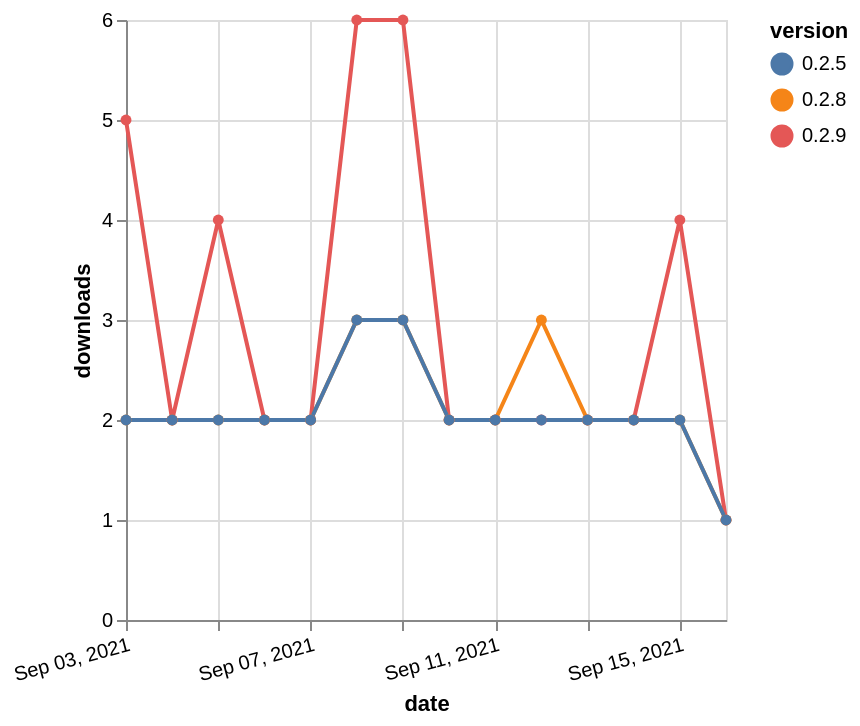

Specify this chart in Vega-Lite:
### Vega-Lite specification from a JSON file in a GitHub repository (floating-point values rounded to 4 significant figures)
{"$schema": "https://vega.github.io/schema/vega-lite/v5.json", "description": "A simple bar chart with embedded data.", "data": {"values": [{"date": "2021-09-03", "total": 1993, "delta": 5, "version": "0.2.9"}, {"date": "2021-09-04", "total": 1995, "delta": 2, "version": "0.2.9"}, {"date": "2021-09-05", "total": 1999, "delta": 4, "version": "0.2.9"}, {"date": "2021-09-06", "total": 2001, "delta": 2, "version": "0.2.9"}, {"date": "2021-09-07", "total": 2003, "delta": 2, "version": "0.2.9"}, {"date": "2021-09-08", "total": 2009, "delta": 6, "version": "0.2.9"}, {"date": "2021-09-09", "total": 2015, "delta": 6, "version": "0.2.9"}, {"date": "2021-09-10", "total": 2017, "delta": 2, "version": "0.2.9"}, {"date": "2021-09-11", "total": 2019, "delta": 2, "version": "0.2.9"}, {"date": "2021-09-12", "total": 2021, "delta": 2, "version": "0.2.9"}, {"date": "2021-09-13", "total": 2023, "delta": 2, "version": "0.2.9"}, {"date": "2021-09-14", "total": 2025, "delta": 2, "version": "0.2.9"}, {"date": "2021-09-15", "total": 2029, "delta": 4, "version": "0.2.9"}, {"date": "2021-09-16", "total": 2030, "delta": 1, "version": "0.2.9"}, {"date": "2021-09-03", "total": 1599, "delta": 2, "version": "0.2.8"}, {"date": "2021-09-04", "total": 1601, "delta": 2, "version": "0.2.8"}, {"date": "2021-09-05", "total": 1603, "delta": 2, "version": "0.2.8"}, {"date": "2021-09-06", "total": 1605, "delta": 2, "version": "0.2.8"}, {"date": "2021-09-07", "total": 1607, "delta": 2, "version": "0.2.8"}, {"date": "2021-09-08", "total": 1610, "delta": 3, "version": "0.2.8"}, {"date": "2021-09-09", "total": 1613, "delta": 3, "version": "0.2.8"}, {"date": "2021-09-10", "total": 1615, "delta": 2, "version": "0.2.8"}, {"date": "2021-09-11", "total": 1617, "delta": 2, "version": "0.2.8"}, {"date": "2021-09-12", "total": 1620, "delta": 3, "version": "0.2.8"}, {"date": "2021-09-13", "total": 1622, "delta": 2, "version": "0.2.8"}, {"date": "2021-09-14", "total": 1624, "delta": 2, "version": "0.2.8"}, {"date": "2021-09-15", "total": 1626, "delta": 2, "version": "0.2.8"}, {"date": "2021-09-16", "total": 1627, "delta": 1, "version": "0.2.8"}, {"date": "2021-09-03", "total": 1707, "delta": 2, "version": "0.2.5"}, {"date": "2021-09-04", "total": 1709, "delta": 2, "version": "0.2.5"}, {"date": "2021-09-05", "total": 1711, "delta": 2, "version": "0.2.5"}, {"date": "2021-09-06", "total": 1713, "delta": 2, "version": "0.2.5"}, {"date": "2021-09-07", "total": 1715, "delta": 2, "version": "0.2.5"}, {"date": "2021-09-08", "total": 1718, "delta": 3, "version": "0.2.5"}, {"date": "2021-09-09", "total": 1721, "delta": 3, "version": "0.2.5"}, {"date": "2021-09-10", "total": 1723, "delta": 2, "version": "0.2.5"}, {"date": "2021-09-11", "total": 1725, "delta": 2, "version": "0.2.5"}, {"date": "2021-09-12", "total": 1727, "delta": 2, "version": "0.2.5"}, {"date": "2021-09-13", "total": 1729, "delta": 2, "version": "0.2.5"}, {"date": "2021-09-14", "total": 1731, "delta": 2, "version": "0.2.5"}, {"date": "2021-09-15", "total": 1733, "delta": 2, "version": "0.2.5"}, {"date": "2021-09-16", "total": 1734, "delta": 1, "version": "0.2.5"}]}, "width": "container", "mark": {"type": "line", "point": {"filled": true}}, "encoding": {"x": {"field": "date", "type": "temporal", "timeUnit": "yearmonthdate", "title": "date", "axis": {"labelAngle": -15}}, "y": {"field": "delta", "type": "quantitative", "title": "downloads"}, "color": {"field": "version", "type": "nominal"}, "tooltip": {"field": "delta"}}}
